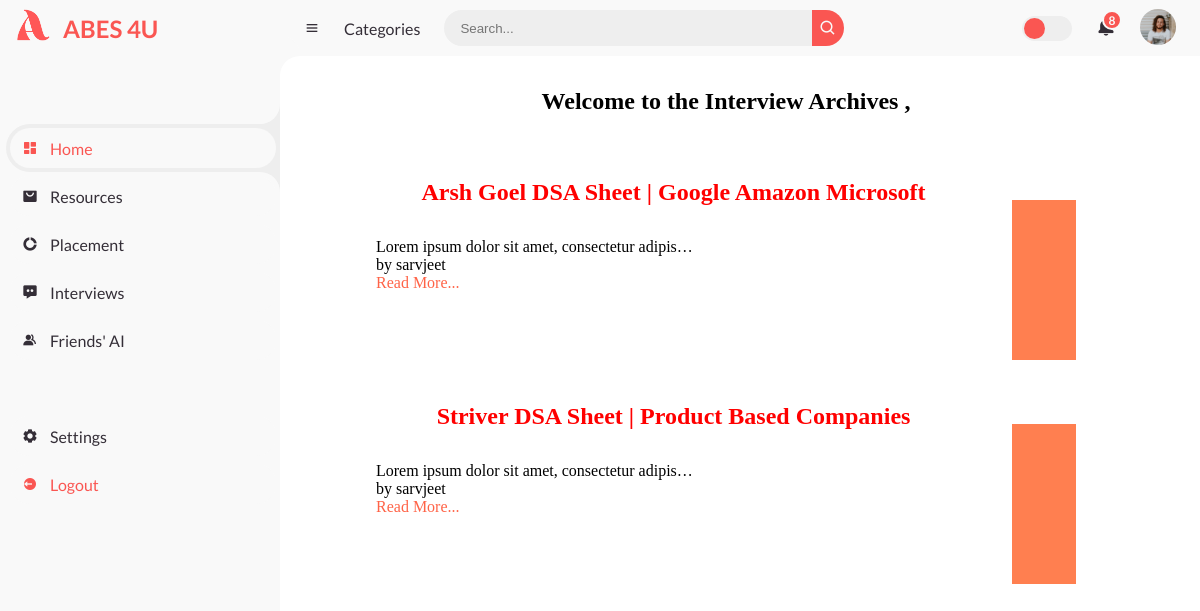
The app's page /resource with its own data.
### abes/models.py (models this page shows, shortened)
class Resource(models.Model):
    title = models.CharField(max_length=200)
    author = models.ForeignKey(User, on_delete= models.CASCADE)
    content = RichTextField()
    date = models.DateTimeField(auto_now_add=True)

### abes/views.py (the view)
# urls.py: path('resource', ResourceListView.as_view(),name="resource"),
class ResourceListView(ListView):
    model = Resource
    context_object_name = 'myblog'
    template_name = 'resource.html'
    ordering = ['-id']

### abes/templates/resource.html
{% extends 'base.html' %} {% load static %}
 {% block mainbody %}
	<div class="postcontainer">
			{% block content %}
    <h2>Welcome to the Interview Archives , {{request.user.username}}</h2>
    <ul>
        {% for blog in object_list %}
            <div class="blog">
             <span class="blogtitle"><li><a href="{% url 'resourcedetail' blog.pk %}" >{{ blog.title }}</a></li></span>
            <p>{{ blog.content|safe|truncatechars:50}}</p>
             <span class="author">by {{ blog.author }}</span>
             <br>
             <span class="readfull"><a href="{% url 'resourcedetail' blog.pk %}" > Read More... </a></span>
             <div class="read"></div>
           </div>
        {% endfor %}
    </ul>
{% endblock %}</div>
{% endblock %}

### abes/static/css/style.css (style rules this page uses)
* { margin: 0; padding: 0; box-sizing: border-box; }
a { text-decoration: none; }
li { list-style: none; }
:root { --poppins: 'Poppins', sans-serif; --lato: 'Lato', sans-serif; --white: #fff; --light: #F9F9F9; --blue: #3C91E6; --light-blue: #CFE8FF; --grey: #eee; --dark-grey: #AAAAAA; --dark: #342E37; --red: #fa5652; --yellow: #FFCE26; --light-yellow: #FFF2C6; --orange: #FD7238; --light-orange: #FFE0D3; }
html { overflow-x: hidden; }
body { background: var(--white); overflow-x: hidden; }
.blog { margin: 4rem; }

### abes/static/css/custom.css (style rules this page uses)
.postcontainer { width: 90%; margin-left: 2rem; }
.postcontainer h2 { text-align: center; margin-top: 2rem; }
.blog { height: 10rem; }
.blogtitle { text-align: center; margin-top: 2rem; font-weight: bolder; font-size: 3vh; }
.blogtitle a { text-decoration: none; color: red; }
.blogtitle li { width: 85%; }
.postcontainer p { margin-top: 2rem; width: 85%; }
.read { position: relative; background-color: coral; height: 100%; width: 4rem; float: right; bottom: 4.65rem; }
.readfull a { color: tomato; }

### records on screen
Resource: title "Arsh Goel DSA Sheet | Google Amazon Microsoft", content "Lorem ipsum dolor sit amet, consectetur adipis…", author "sarvjeet"
Resource: title "Striver DSA Sheet | Product Based Companies", content "Lorem ipsum dolor sit amet, consectetur adipis…", author "sarvjeet"
